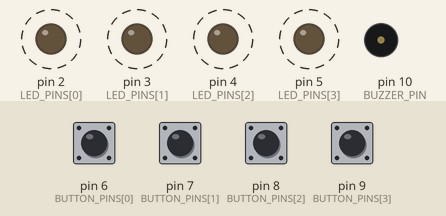
Bench run of a sketch on a simulated Arduino Uno, built with avr-gcc and run on an emulated ATmega328P. Parts: output pins drawn as LEDs (lit = HIGH), buzzer (waves = sounding). Dashed ring = blinking. The test bench sets the inputs (shaded band); at power-on: pin 6 (BUTTON_PINS[0]), pin 7 (BUTTON_PINS[1]), pin 8 (BUTTON_PINS[2]), pin 9 (BUTTON_PINS[3]) HIGH. Random numbers use the default seed unless the sketch sets one; what the sketch prints to the serial monitor is not drawn.

Above: at 3.5 s.
3.6 s: pin 6 (BUTTON_PINS[0]) pulled LOW for 0.15 s
At 5.3 s:
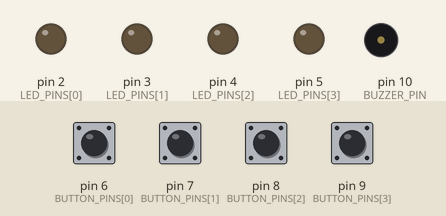
6.6 s: pin 7 (BUTTON_PINS[1]) pulled LOW for 0.15 s
At 7.2 s:
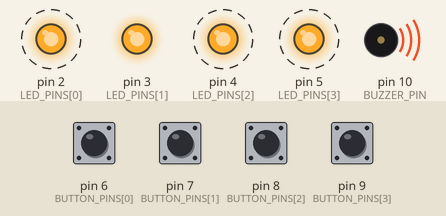
9.7 s: pin 8 (BUTTON_PINS[2]) pulled LOW for 0.15 s
At 10.25 s:
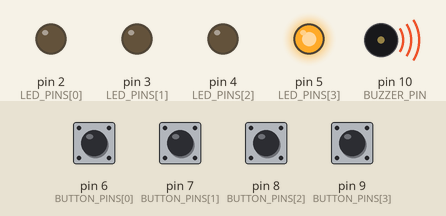
11.5 s: pin 6 (BUTTON_PINS[0]) pulled LOW for 1 s
At 11.6 s:
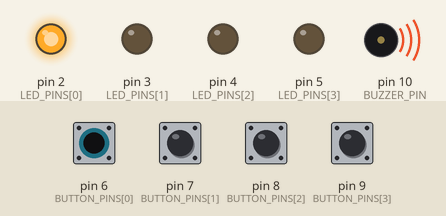
15.5 s: pin 8 (BUTTON_PINS[2]) pulled LOW for 1 s
At 16.24 s:
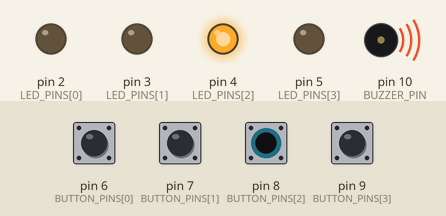
18.5 s: pin 7 (BUTTON_PINS[1]) pulled LOW for 1 s
At 18.6 s:
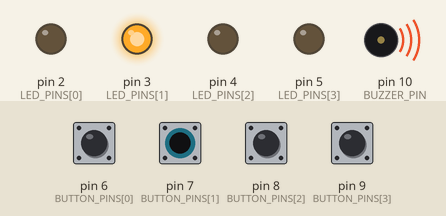
Timing chart, 0 to 23.2 s (numbered marks = the images above; inputs shaded):
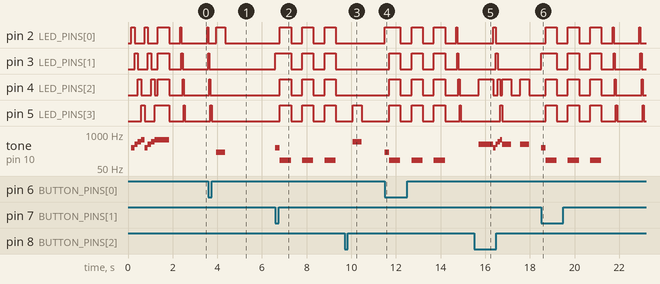

Measured:
- after the input at 3.6 s, tone on pin 10 (BUZZER_PIN): silent → 200 Hz after 0.36 s, → silent 0.40 s later
- after the input at 6.6 s, pin 2 (LED_PINS[0]): alternates HIGH for 0.50 s and LOW for 0.50 s, starting after 0.20 s; pin 3 (LED_PINS[1]): LOW → HIGH at once, then repeats every 1.0 s: LOW 0.50 s, HIGH 0.50 s
- after the input at 9.7 s, tone on pin 10 (BUZZER_PIN): silent → 500 Hz after 0.36 s, → silent 0.40 s later
- after the input at 11.5 s, pin 2 (LED_PINS[0]): LOW → HIGH at once, then repeats every 1.0 s: LOW 0.50 s, HIGH 0.50 s; pin 3 (LED_PINS[1]): goes 3 × (HIGH 0.50 s, LOW 0.50 s), HIGH 0.05 s, then LOW, starting after 0.20 s
- after the input at 15.5 s, tone on pin 10 (BUZZER_PIN): plays 400 Hz for 0.65 s, 300 Hz for 0.10 s, 400 Hz for 0.10 s, 500 Hz for 0.10 s, 600 Hz for 0.10 s, 400 Hz for 0.40 s … (7 notes in this stretch), starting after 0.22 s
- after the input at 18.5 s, pin 2 (LED_PINS[0]): goes 3 × (HIGH 0.50 s, LOW 0.50 s), HIGH 0.05 s, LOW 1.2 s, HIGH 0.05 s, then LOW, starting after 0.20 s; pin 3 (LED_PINS[1]): LOW → HIGH at once, → LOW 0.70 s later, → HIGH 0.50 s later, → LOW 0.50 s later, … (10 changes in this stretch)

The sketch:

simon_says.ino
```cpp
/*
  Project 11: Simon Says Game
  A memory-based game where players repeat sequences of LED patterns

  This project reinforces:
  - Digital output (LEDs) - from Program 1
  - Digital input (buttons) - from Program 2
  - Arrays and loops - new programming concepts
  - Random number generation - mathematical concepts
  - Game logic and state management

  🎮 MISSION PREVIEW: "Game Developer"
  Create your own electronic games with lights, sounds, and challenges!

  Hardware Required:
  - Arduino board
  - 4x LEDs (Red, Green, Blue, Yellow)
  - 4x Push buttons
  - 4x 220Ω resistors (for LEDs)
  - 4x 10KΩ resistors (for button pull-ups) or use INPUT_PULLUP
  - 1x Buzzer
  - Breadboard and jumper wires
*/

// Pin definitions - organizing our components
const int LED_PINS[] = {2, 3, 4, 5};     // LED pins (Red, Green, Blue, Yellow)
const int BUTTON_PINS[] = {6, 7, 8, 9};   // Button pins
const int BUZZER_PIN = 10;                 // Buzzer pin
const int NUM_LEDS = 4;                    // Number of LEDs/buttons

// Game variables
int gameSequence[50];           // Array to store the game sequence (reinforces arrays)
int playerSequence[50];         // Array to store player input
int gameLength = 0;             // Current sequence length
int playerIndex = 0;            // Current player position
int gameLevel = 1;              // Current game level
bool gameActive = false;        // Is game currently running?
bool playerTurn = false;        // Is it player's turn?

// Timing variables (reinforces timing concepts from previous programs)
unsigned long lastTime = 0;
const int SEQUENCE_SPEED = 800; // Speed of sequence playback (ms)
const int BUTTON_DEBOUNCE = 200; // Button debounce time

// Game states (reinforces state management)
enum GameState {
  WAITING_TO_START,
  SHOWING_SEQUENCE,
  PLAYER_INPUT,
  GAME_OVER,
  LEVEL_UP
};
GameState currentState = WAITING_TO_START;

void setup() {
  // Initialize pins (reinforces pinMode from Program 1 & 2)
  for (int i = 0; i < NUM_LEDS; i++) {
    pinMode(LED_PINS[i], OUTPUT);
    pinMode(BUTTON_PINS[i], INPUT_PULLUP);  // Using internal pull-up resistors
  }
  pinMode(BUZZER_PIN, OUTPUT);

  // Initialize serial communication (reinforces serial from all programs)
  Serial.begin(9600);
  Serial.println("🎮 SIMON SAYS GAME STARTED!");
  Serial.println("🎮 GAME DEVELOPER MODE - Ready to create electronic games!");
  Serial.println("Press any button to start the game!");
  Serial.println("=========================================");

  // Initialize random number generator (new concept!)
  randomSeed(analogRead(A0));  // Use analog noise as random seed

  // Welcome light show (reinforces LED control from Program 1)
  startupLightShow();
}

void loop() {
  // Main game state machine (reinforces program structure)
  switch (currentState) {
    case WAITING_TO_START:
      waitingForStart();
      break;
    case SHOWING_SEQUENCE:
      showSequence();
      break;
    case PLAYER_INPUT:
      handlePlayerInput();
      break;
    case GAME_OVER:
      handleGameOver();
      break;
    case LEVEL_UP:
      handleLevelUp();
      break;
  }
}

// Function to handle waiting for game start
void waitingForStart() {
  // Check if any button is pressed (reinforces button input from Program 2)
  for (int i = 0; i < NUM_LEDS; i++) {
    if (digitalRead(BUTTON_PINS[i]) == LOW) {
      Serial.println("🎮 GAME STARTING!");
      startNewGame();
      delay(BUTTON_DEBOUNCE);  // Debounce delay
      return;
    }
  }

  // Idle animation - make LEDs "breathe" (reinforces LED control)
  static unsigned long lastBreathe = 0;
  if (millis() - lastBreathe > 1000) {
    for (int i = 0; i < NUM_LEDS; i++) {
      digitalWrite(LED_PINS[i], HIGH);
      delay(50);
      digitalWrite(LED_PINS[i], LOW);
    }
    lastBreathe = millis();
  }
}

// Function to start a new game
void startNewGame() {
  gameLength = 0;
  playerIndex = 0;
  gameLevel = 1;
  gameActive = true;

  // Clear sequences (reinforces arrays)
  for (int i = 0; i < 50; i++) {
    gameSequence[i] = 0;
    playerSequence[i] = 0;
  }

  // Add first sequence element (reinforces random numbers)
  addToSequence();
  currentState = SHOWING_SEQUENCE;

  Serial.print("🎯 Level ");
  Serial.print(gameLevel);
  Serial.println(" - Watch the sequence!");
}

// Function to add new element to sequence
void addToSequence() {
  gameSequence[gameLength] = random(NUM_LEDS);  // Random number 0-3
  gameLength++;

  Serial.print("📈 Sequence length: ");
  Serial.println(gameLength);
}

// Function to show the sequence to player
void showSequence() {
  static int sequenceIndex = 0;
  static unsigned long lastLED = 0;
  static bool ledOn = false;

  // Check if it's time to update the sequence display
  if (millis() - lastLED > SEQUENCE_SPEED / 2) {
    if (!ledOn) {
      // Turn on current LED in sequence
      if (sequenceIndex < gameLength) {
        digitalWrite(LED_PINS[gameSequence[sequenceIndex]], HIGH);
        playTone(200 + (gameSequence[sequenceIndex] * 100));  // Different tone for each LED
        ledOn = true;

        Serial.print("💡 Showing LED ");
        Serial.print(gameSequence[sequenceIndex] + 1);
        Serial.print(" (");
        Serial.print(sequenceIndex + 1);
        Serial.print("/");
        Serial.print(gameLength);
        Serial.println(")");
      }
    } else {
      // Turn off current LED and move to next
      digitalWrite(LED_PINS[gameSequence[sequenceIndex]], LOW);
      noTone(BUZZER_PIN);
      ledOn = false;
      sequenceIndex++;

      // Check if sequence is complete
      if (sequenceIndex >= gameLength) {
        sequenceIndex = 0;
        playerIndex = 0;
        currentState = PLAYER_INPUT;
        Serial.println("🎮 Your turn! Repeat the sequence!");
      }
    }
    lastLED = millis();
  }
}

// Function to handle player input
void handlePlayerInput() {
  static unsigned long lastButtonTime = 0;

  // Check each button (reinforces button input and loops)
  for (int i = 0; i < NUM_LEDS; i++) {
    if (digitalRead(BUTTON_PINS[i]) == LOW && (millis() - lastButtonTime > BUTTON_DEBOUNCE)) {
      // Button pressed!
      playerSequence[playerIndex] = i;

      // Light up corresponding LED (reinforces LED output)
      digitalWrite(LED_PINS[i], HIGH);
      playTone(200 + (i * 100));

      Serial.print("🎯 Player pressed button ");
      Serial.print(i + 1);
      Serial.print(" (");
      Serial.print(playerIndex + 1);
      Serial.print("/");
      Serial.print(gameLength);
      Serial.println(")");

      // Check if input is correct
      if (playerSequence[playerIndex] == gameSequence[playerIndex]) {
        Serial.println("✅ Correct!");
        playerIndex++;

        // Check if player completed the sequence
        if (playerIndex >= gameLength) {
          Serial.println("🎉 Sequence complete!");
          currentState = LEVEL_UP;
        }
      } else {
        Serial.println("❌ Wrong! Game Over!");
        currentState = GAME_OVER;
      }

      lastButtonTime = millis();

      // Turn off LED after short delay
      delay(200);
      digitalWrite(LED_PINS[i], LOW);
      noTone(BUZZER_PIN);

      break;  // Exit loop after handling button press
    }
  }
}

// Function to handle game over
void handleGameOver() {
  Serial.println("💀 GAME OVER!");
  Serial.print("🏆 You reached level ");
  Serial.print(gameLevel);
  Serial.print(" with ");
  Serial.print(gameLength);
  Serial.println(" steps!");

  // Game over animation (reinforces LED control and loops)
  for (int flash = 0; flash < 3; flash++) {
    for (int i = 0; i < NUM_LEDS; i++) {
      digitalWrite(LED_PINS[i], HIGH);
    }
    playTone(100);  // Low error tone
    delay(500);

    for (int i = 0; i < NUM_LEDS; i++) {
      digitalWrite(LED_PINS[i], LOW);
    }
    noTone(BUZZER_PIN);
    delay(500);
  }

  Serial.println("🎮 Press any button to play again!");
  currentState = WAITING_TO_START;
}

// Function to handle level up
void handleLevelUp() {
  gameLevel++;
  Serial.print("🎊 LEVEL UP! Now on level ");
  Serial.println(gameLevel);

  // Level up animation (reinforces LED patterns)
  for (int i = 0; i < NUM_LEDS; i++) {
    digitalWrite(LED_PINS[i], HIGH);
    playTone(300 + (i * 100));  // Rising tone
    delay(100);
    digitalWrite(LED_PINS[i], LOW);
    noTone(BUZZER_PIN);
  }

  // Add new element to sequence and continue
  addToSequence();
  playerIndex = 0;
  currentState = SHOWING_SEQUENCE;
}

// Function to play tone on buzzer (reinforces basic output)
void playTone(int frequency) {
  tone(BUZZER_PIN, frequency);
}

// Function for startup light show (reinforces LED control and timing)
void startupLightShow() {
  Serial.println("🎭 Welcome to Simon Says!");

  // Chase pattern
  for (int round = 0; round < 2; round++) {
    for (int i = 0; i < NUM_LEDS; i++) {
      digitalWrite(LED_PINS[i], HIGH);
      playTone(300 + (i * 100));
      delay(150);
      digitalWrite(LED_PINS[i], LOW);
      noTone(BUZZER_PIN);
    }
  }

  // All flash
  for (int i = 0; i < NUM_LEDS; i++) {
    digitalWrite(LED_PINS[i], HIGH);
  }
  playTone(600);
  delay(500);

  for (int i = 0; i < NUM_LEDS; i++) {
    digitalWrite(LED_PINS[i], LOW);
  }
  noTone(BUZZER_PIN);
  delay(500);

  Serial.println("🎮 Ready to play!");
}

/*
  KEY CONCEPTS REINFORCED:

  From Program 1 (LED Blink):
  - digitalWrite() to control LEDs
  - pinMode() to set pin modes
  - Basic timing with delay()

  From Program 2 (Button Input):
  - digitalRead() to read button states
  - INPUT_PULLUP for button connections
  - Button debouncing techniques

  NEW PROGRAMMING CONCEPTS:
  - Arrays: gameSequence[], playerSequence[]
  - Loops: for loops to handle multiple LEDs/buttons
  - Random numbers: random() function
  - State machines: enum and switch statements
  - Functions: Breaking code into manageable pieces

  MATH CONCEPTS:
  - Sequences and patterns
  - Random number generation
  - Indexing and counting
  - Boolean logic (true/false states)
*/
```
